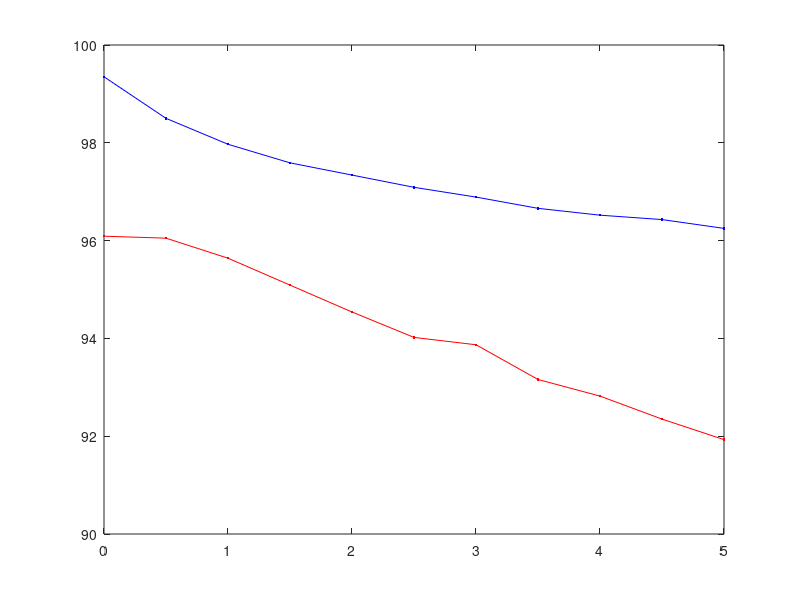

MATLAB code for this plot:
data = dlmread('result.txt');

vars = data(:,1);
socal = data(:,2);
gauss = data(:,3);

plot(vars, socal, 'b.');
hold on;
plot(vars, socal, 'b-');
hold on;
plot(vars, gauss, 'r.');
hold on;
plot(vars, gauss, 'r-');